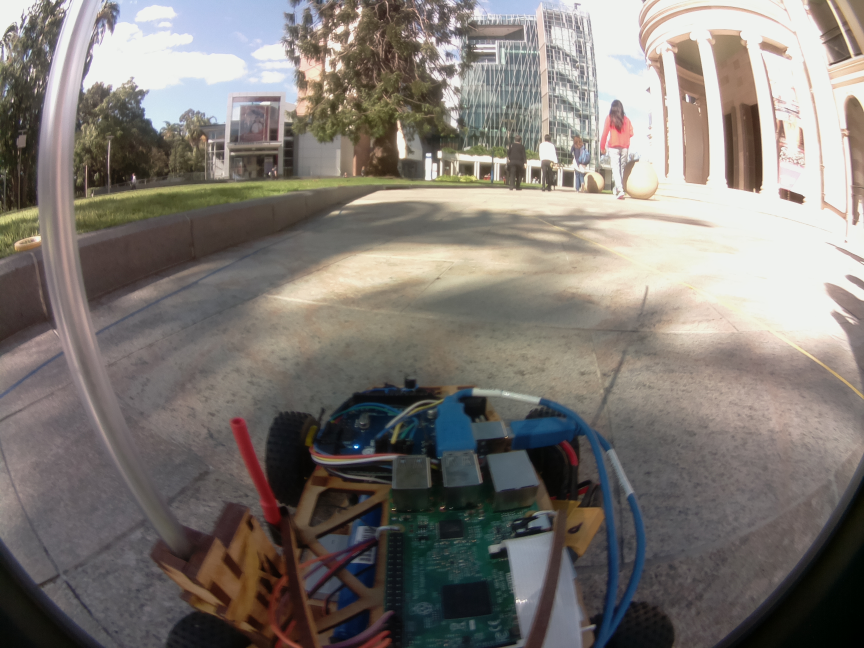
#> input picture test_image_4.jpg, 2592 x 1944 px (shown at 1/3 size)
$ python vision_testing_tholding.py
#> lines starting #> are read from the running program, lines starting #| are printed output that depends on the picture; after the words box and inside, x2 and y2 are one past the last pixel; in counts of white or black regions, pixels touching at a corner belong together
import numpy as np
import cv2
import config

def chromaticity(image):
	image = image.astype(np.uint16)
	h,w = image.shape[:2]
	B = image[:, :, 0]
	G = image[:, :, 1]
	R = image[:, :, 2]
	Y = (B + G + R).astype(float)
	b = B / Y
	g = G / Y
	r = R / Y
	image = np.zeros((h, w, 3), np.uint8)
	image[:, :, 0] = b * 255
	image[:, :, 1] = g * 255
	image[:, :, 2] = r * 255
	return image

def colour_threshold(image, low, high):
    return cv2.inRange(image, np.array(low), np.array(high))

# load image
raw_im = cv2.imread("test_image_4.jpg")
#> raw_im is the input picture: shape (1944, 2592, 3); mean B, G, R 115.9, 121.3, 127
# make image smaller
h, w = raw_im.shape[:2]
#> h = 1944; w = 2592
raw_im = cv2.resize(raw_im, (w/3, h/3), interpolation = cv2.INTER_LINEAR)
#> raw_im: shape (648, 864, 3)
h, w = raw_im.shape[:2]
#> h = 648; w = 864
# extract ROI
raw_im = raw_im[int(0.4*h):int(0.6*h), :]
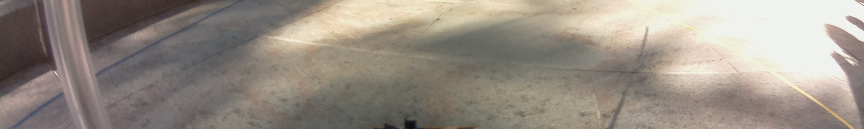
#> raw_im: shape (129, 864, 3); mean B, G, R 132.7, 142.7, 151.4

chroma = chromaticity(raw_im)
#> in chromaticity, `B = image[:, :, 0]`:
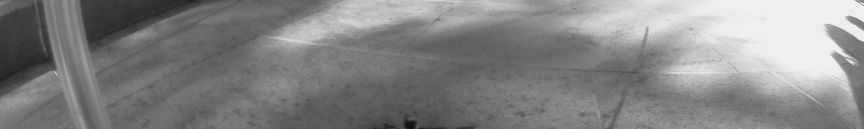
#> B: shape (129, 864) uint16; min 16, max 241, mean 132.7
#> in chromaticity, `R = image[:, :, 2]`:
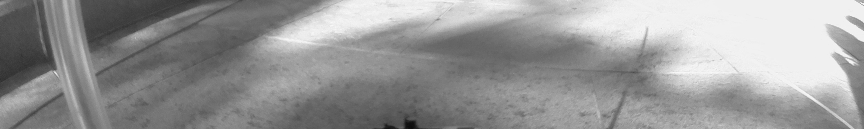
#> R: shape (129, 864) uint16; min 13, max 248, mean 151.4
#> in chromaticity, `image[:, :, 1] = g * 255`:
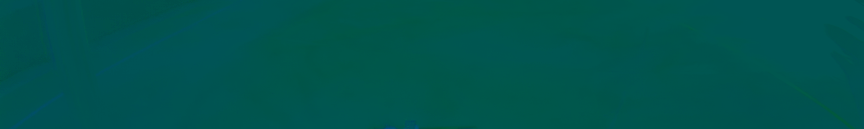
#> image: shape (129, 864, 3); mean of channels 0, 1, 2 78.9, 84.5, 0; drawn as B, G, R
#> in chromaticity, `image[:, :, 2] = r * 255`:
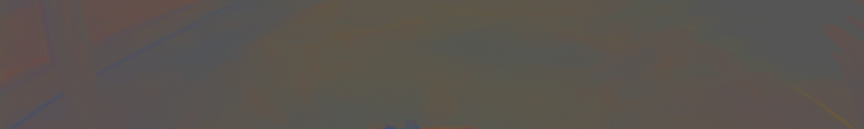
#> image: shape (129, 864, 3); mean of channels 0, 1, 2 78.9, 84.5, 90.2; drawn as B, G, R
blue_mask = colour_threshold(chroma, config.BLUE_CHROMA_LOW, config.BLUE_CHROMA_HIGH)
#> in colour_threshold, `return cv2.inRange(image, np.array(low), np.array(high))`:
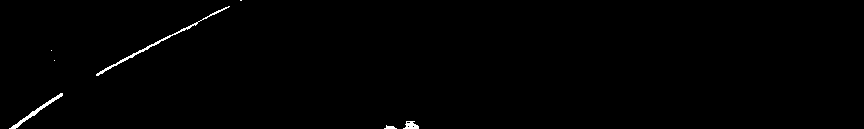
#> returned value: shape (129, 864); 0.6% white in thin lines or dots, all inside (x1, y1, x2, y2) = (9, 0, 419, 129)
yellow_mask = colour_threshold(chroma, config.YELLOW_CHROMA_LOW, config.YELLOW_CHROMA_HIGH)
#> in colour_threshold (call 2), `return cv2.inRange(image, np.array(low), np.array(high))`: returned value: shape (129, 864); 0% white in thin lines or dots, all inside (x1, y1, x2, y2) = (690, 28, 837, 116)

cv2.imshow("blue mask | yellow mask", np.hstack((blue_mask, yellow_mask)))
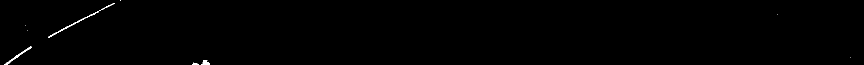
#> window 'blue mask | yellow mask': shape (129, 1728) (shown at 1/2 size); 0.3% white in thin lines or dots
cv2.imshow("Chromaticity", chroma)
cv2.waitKey()

$ run again, with test_image_10.jpg copied over test_image_4.jpg
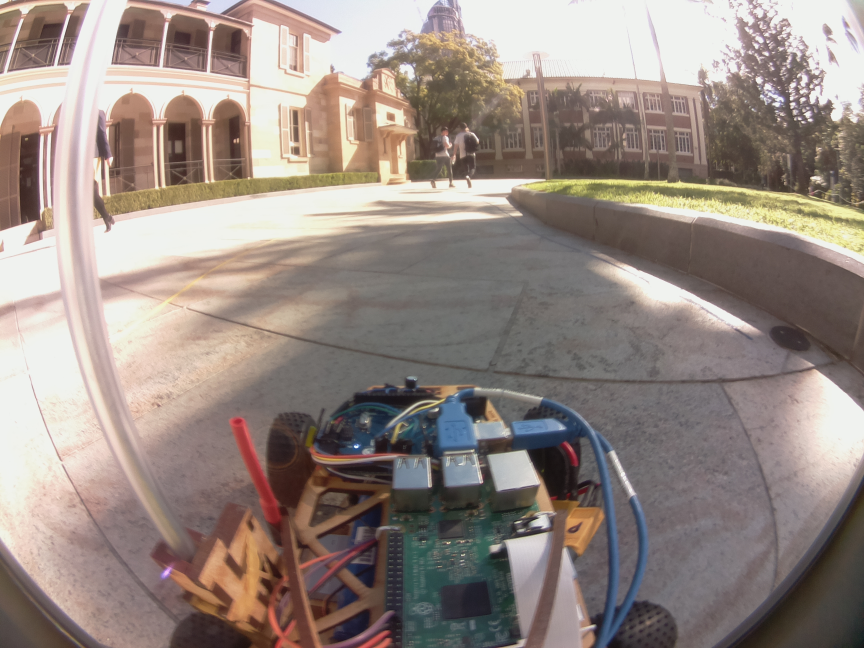
#> input picture test_image_10.jpg, 2592 x 1944 px (shown at 1/3 size)
#> raw_im is the input picture: shape (1944, 2592, 3); mean B, G, R 131, 137.7, 150.5
#> in chromaticity, `R = image[:, :, 2]`:
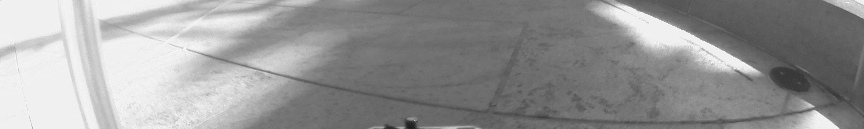
#> R: shape (129, 864) uint16; min 29, max 251, mean 150.9
